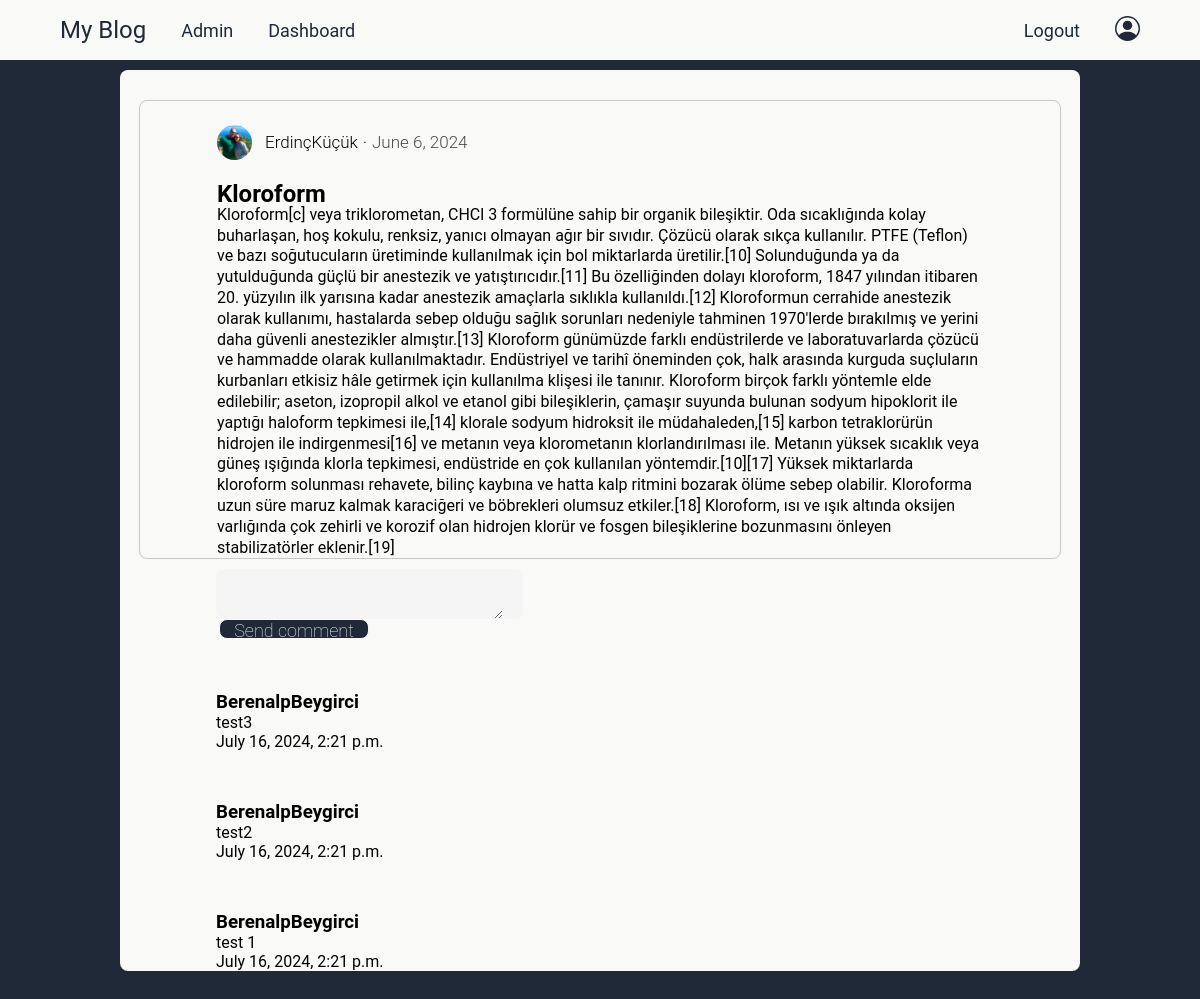
Page /details/31 (signed in) on the committed database.
### blog/models.py (models this page shows, shortened)
class Post(models.Model):
    author = models.ForeignKey("auth.User",on_delete = models.CASCADE)
    title = models.CharField(max_length=40)
    content = models.TextField()
    create_date = models.DateTimeField(default = timezone.now)
    published_date = models.DateTimeField(blank=True,null=True)

class UserModel(models.Model):
    user = models.OneToOneField(User,on_delete=models.CASCADE,related_name="UserModel")
    profile_pic = models.ImageField(upload_to='profile_pics',blank=True,null=True)

class Comment(models.Model):
    post=models.ForeignKey(Post,on_delete=models.CASCADE,related_name='comments')
    comment_author=models.ForeignKey("auth.User",on_delete=models.CASCADE)
    comment_content=models.TextField(max_length=200)
    comment_date=models.DateTimeField(auto_now_add=True)

### blog/views.py (the view)
# urls.py: path('details/<int:pk>',views.BlogDetailView,name='detail'),
def BlogDetailView(request,pk):
    if request.method=='POST':
        if request.user.is_authenticated:
            commentForm=CommentCreateForm(request.POST)
            post=models.Post.objects.get(pk=pk)
            if commentForm.is_valid():
                comment=commentForm.save(commit=False)
                comment.comment_author=request.user
                comment.post=post
                comment.save()
                return HttpResponseRedirect(request.path_info)
            else:
                return HttpResponse('Form is not valid !')
        else:
            return HttpResponse('You must log in if you want to post a comment.')
    else:
        post=models.Post.objects.get(pk=pk)
        comments=post.comments.all().order_by('-comment_date')
        commentForm=CommentCreateForm()
        return render(request,'blog/blog_details.html',context={'post':post,'comments':comments,'form':commentForm})

### blog/forms.py
class CommentCreateForm(forms.ModelForm):
    class Meta:
        model=Comment
        fields=('comment_content',)

### templates/blog/blog_details.html (shortened to what this page needs)
{% extends "base.html" %}
{% block bodyBlock %}
  <div id="detail-div-main">
    <section id="detail-section1">
      <div>
        <div class="blog-user flex">
          <img class="author-pp" src="{{post.author.UserModel.profile_pic.url}}" alt="author-pp">
          <p class="author-name">{{post.author}}</p>
          <span style="margin-bottom:10px;"><p>.</p></span>
          <span style="opacity: 70%;"><p>{{post.create_date.date}}</p></span>
        </div>
        <h2>{{post.title}}</h2>
        <p>{{post.content}}</p>
      </div>
    </section>
    <section id="detail-section2">
      <div>
        {% if user.is_authenticated %}
          <form method='POST'>
            <div class="flex">
              {{form.comment_content}}
            </div>
            <input type="submit" value="Send comment" class="btn btn-success">
          </form>
        {% else %}
        <h3 style="color:#1F2937;">Yorum yapmak için kayıt olun!</h3>
        {% endif %}
      </div>
      {% for comment in comments %}
        <div class="comment">
          <h3>{{comment.comment_author.username}}</h3>
          <p>{{comment.comment_content}}</p>
          <p>{{comment.comment_date}}</p>
        </div>
      {% endfor %}
    </section>
  </div>
{% endblock bodyBlock %}

### static/css/style.css (style rules this page uses)
body { background-color: #1F2937; color: #F9FAF8; }
* { padding: 0; margin: 0; text-decoration: none; list-style: none; font-family: "Roboto", sans-serif; }
section { width: 100%; }
.flex { display: flex; }
.btn { background: #1F2937; color: #F9FAF8; width: 150px; height: 40px; font-size: 18px; font-weight: 100; border: 1px solid #F9FAF8; border-radius: 8px; }
input { border: none; background-color: #e5e5e5; margin: 0 10px 0 3px; height: 20px!important; outline: none; }
.author-pp { height: 35px; width: 35px; object-fit: cover; border-radius: 50%; margin-right: 8px; }
.blog-user { align-items: center; gap: 5px!important; font-weight: 300!important; font-size: 17px!important; }
#detail-div-main { background-color: #F9FAF8; color: black; margin: 70px 10% 0 10%; border-radius: 8px; }
#detail-section1 { padding-top: 30px; }
#detail-section1>div:first-child { padding: 0 8% 0 8%; margin: 0 2% 0 2%; line-height: 1.3em; border: solid 1px rgba(128, 128, 128, 0.408); border-radius: 8px; }
#detail-section1 .blog-user { margin: 2vw 0 2vw 0; }
#detail-section2 { padding-top: 10px; }
#detail-section2 div { margin: 0 10% 0 10%; }
#detail-section2 #id_comment_content { margin: 20px; border: none; border-radius: 8px; height: 100%!important; width: 100%!important; outline: none; font-size: 15px; align-content: center; background-color: rgba(0, 0, 255, 0); }
#detail-section2 div:has(>#id_comment_content) { background-color: whitesmoke; border-radius: 8px; width: 40%; height: 50px; align-items: center; margin: 0; }
#detail-section2 .comment { margin: 50px 10% 50px 10%; }

### rows in the picture
Post: author.UserModel.profile_pic (picture), author "ErdinçKüçük", create_date "June 6, 2024", title "Kloroform", content "Kloroform[c] veya triklorometan, CHCl 3 formülüne sahip bir organik bileşiktir. Oda sıcaklığında kolay buharlaşan, hoş kokulu, renksiz, yanıcı olmayan ağır bir sıvıdır. Çözücü olarak sıkça kullanılır. PTFE (Teflon) ve bazı soğutucuların üretiminde kullanılmak için bol miktarlarda üretilir.[10] Solunduğunda ya da yutulduğunda güçlü bir anestezik ve yatıştırıcıdır.[11] Bu özelliğinden dolayı kloroform, 1847 yılından itibaren 20. yüzyılın ilk yarısına kadar anestezik amaçlarla sıklıkla kullanıldı.[12] Kloroformun cerrahide anestezik olarak kullanımı, hastalarda sebep olduğu sağlık sorunları nedeniyle tahminen 1970'lerde bırakılmış ve yerini daha güvenli anestezikler almıştır.[13] Kloroform…"
Comment: comment_author.username "BerenalpBeygirci", comment_content "test3", comment_date "July 16, 2024, 2:21 p.m."
Comment: comment_author.username "BerenalpBeygirci", comment_content "test2", comment_date "July 16, 2024, 2:21 p.m."
Comment: comment_author.username "BerenalpBeygirci", comment_content "test 1", comment_date "July 16, 2024, 2:21 p.m."
